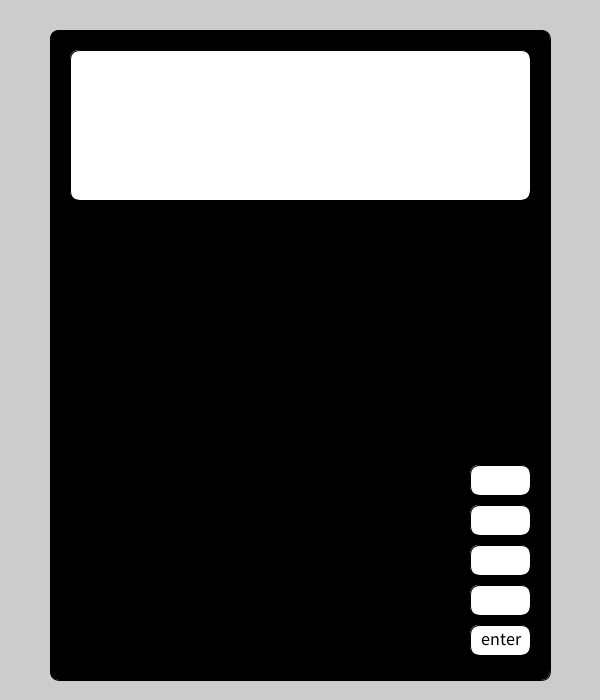
Frame 1 (no input)
Frame 60 (the mouse pressed at the canvas centre just before this capture): identical to frame 1, image omitted
Frame 120 (the mouse held since frame 60 and released just before this capture): identical to frame 1, image omitted

The Processing sketch that drew this single still picture (run headless with seeded random() and noise(); from frame 60 on, the mouse is pressed at the canvas centre):

// Processing sketch: sketch_240515b
// ── sketch_240515b.pde
import java.util.*;
public void setup(){
  size(600, 700);
  fill(0);
  rect(50, 30, 500, 650, 10);
  fill(255);
  rect(70, 50, 460, 150, 10);
  //buttons
  for(int i = 0; i < 5; i++){
    rect(470, 465 + i * 40, 60, 30, 10); // enter button
  }
  
  //numbers
  for(int r = 0; r < 4; r++){
    for(int c = 0; c < 3; c++){
      
    }
  }
  
  //text
  textAlign(LEFT);
  textSize(18);
  fill(0);
  text("enter", 481, 645);
}
public void draw(){
}
public void mousePressed(){
}
public void keyTyped(){
}
